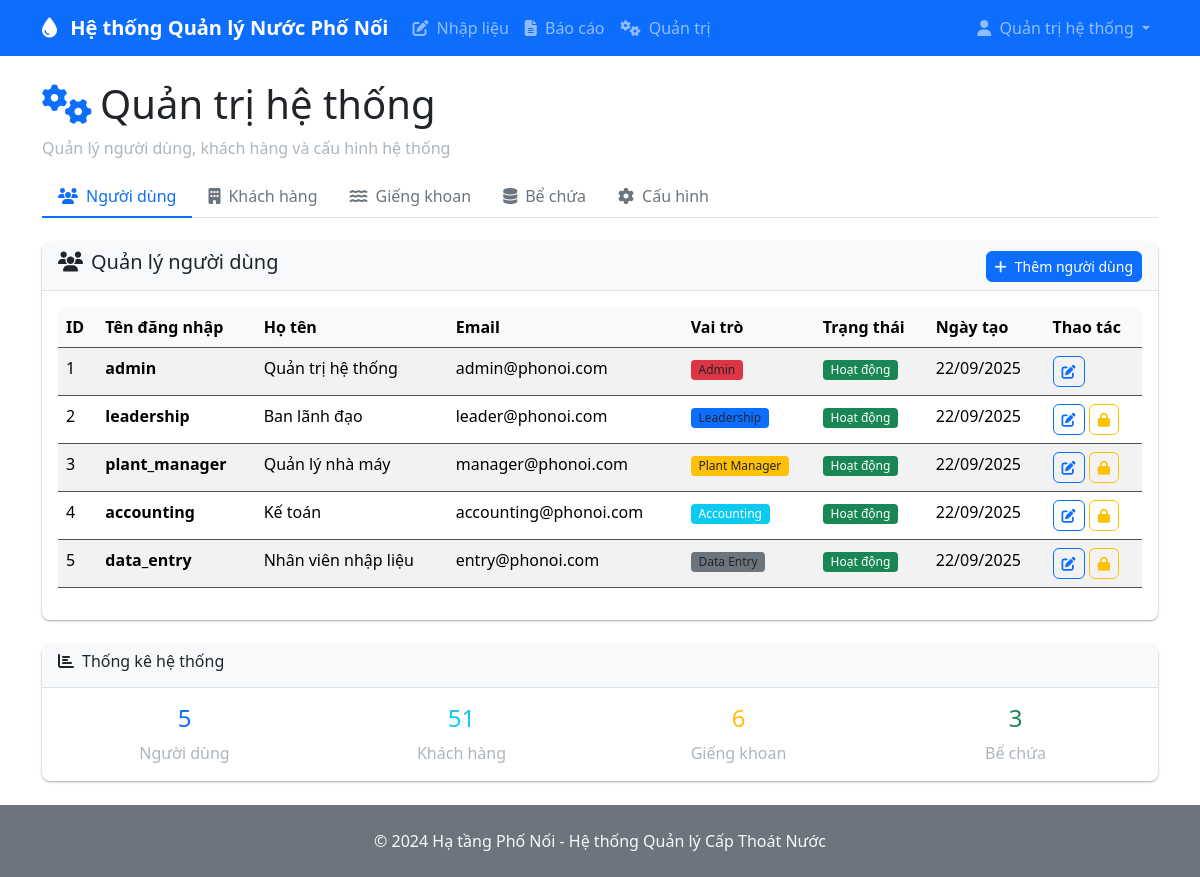
The page /admin (signed in) on the database its author committed.
### models.py (models this page shows)
class User(UserMixin, db.Model):
    id = db.Column(db.Integer, primary_key=True)
    username = db.Column(db.String(64), unique=True, nullable=False)
    email = db.Column(db.String(120), unique=True, nullable=False)
    password_hash = db.Column(db.String(256))
    role = db.Column(Enum(UserRole), nullable=False, default=UserRole.DATA_ENTRY)
    full_name = db.Column(db.String(120))
    created_at = db.Column(db.DateTime, default=datetime.utcnow)
    is_active = db.Column(db.Boolean, default=True)

### routes.py (the view)
@app.route('/admin')
@login_required
def admin():
    if not check_permissions(current_user.role, ['admin']):
        flash('You do not have permission to access this page', 'error')
        return redirect(url_for('dashboard'))
    active_tab = session.pop('active_tab', 'users')
    users = User.query.all()
    customers = Customer.query.all()
    wells = Well.query.all()
    tanks = WaterTank.query.all()
    active_tab=active_tab
    return render_template('admin/admin.html', users=users, customers=customers, active_tab=active_tab, wells=wells, tanks=tanks)

### app.py (called while the page is built)
@login_manager.user_loader
def load_user(user_id):
    from models import User
    return User.query.get(int(user_id))

### utils.py (called while the page is built)
def check_permissions(user_role, allowed_roles):
    if user_role == UserRole.ADMIN:
        return True
    return user_role.value in allowed_roles

### templates/admin/admin.html (shortened to what this page needs)
{% extends "base.html" %}
{% block content %}
<div class="row">
    <div class="col-12">
        <h1><i class="fas fa-cogs text-primary me-2"></i>Quản trị hệ thống</h1>
        <p class="text-muted">Quản lý người dùng, khách hàng và cấu hình hệ thống</p>
    </div>
</div>
<ul class="nav nav-tabs mb-4" id="adminTabs" role="tablist">
    <li class="nav-item" role="presentation">
        <button class="nav-link {% if active_tab=='users' %}active{% endif %}" id="users-tab"
                data-bs-toggle="tab" data-bs-target="#users" type="button" role="tab">
            <i class="fas fa-users me-2"></i>Người dùng
        </button>
    </li>
    <li class="nav-item" role="presentation">
        <button class="nav-link {% if active_tab=='customers' %}active{% endif %}" id="customers-tab"
                data-bs-toggle="tab" data-bs-target="#customers" type="button" role="tab">
            <i class="fas fa-building me-2"></i>Khách hàng
        </button>
    </li>
    <li class="nav-item" role="presentation">
        <button class="nav-link {% if active_tab=='wells' %}active{% endif %}" id="wells-tab"
                data-bs-toggle="tab" data-bs-target="#wells" type="button" role="tab">
            <i class="fas fa-water me-2"></i>Giếng khoan
        </button>
    </li>
    <li class="nav-item" role="presentation">
        <button class="nav-link {% if active_tab=='tanks' %}active{% endif %}" id="tanks-tab"
                data-bs-toggle="tab" data-bs-target="#tanks" type="button" role="tab">
            <i class="fas fa-database me-2"></i>Bể chứa
        </button>
    </li>
    <li class="nav-item" role="presentation">
        <button class="nav-link {% if active_tab=='settings' %}active{% endif %}" id="settings-tab"
                data-bs-toggle="tab" data-bs-target="#settings" type="button" role="tab">
            <i class="fas fa-cog me-2"></i>Cấu hình
        </button>
    </li>
</ul>
<div class="tab-content" id="adminTabsContent">
    <div class="tab-pane fade {% if active_tab=='users' %}show active{% endif %}" id="users" role="tabpanel">
        <div class="card">
            <div class="card-header d-flex justify-content-between align-items-center">
                <h5><i class="fas fa-users me-2"></i>Quản lý người dùng</h5>
                <button class="btn btn-primary btn-sm" data-bs-toggle="modal" data-bs-target="#addUserModal">
                    <i class="fas fa-plus me-2"></i>Thêm người dùng
                </button>
            </div>
            <div class="card-body">
                <div class="table-responsive">
                    <table class="table table-striped">
                        <thead>
                            <tr>
                                <th>ID</th>
                                <th>Tên đăng nhập</th>
                                <th>Họ tên</th>
                                <th>Email</th>
                                <th>Vai trò</th>
                                <th>Trạng thái</th>
                                <th>Ngày tạo</th>
                                <th>Thao tác</th>
                            </tr>
                        </thead>
                        <tbody>
                            {% for user in users %}
                            <tr>
                                <td>{{ user.id }}</td>
                                <td><strong>{{ user.username }}</strong></td>
                                <td>{{ user.full_name or '-' }}</td>
                                <td>{{ user.email }}</td>
                                <td>
                                    <span class="badge bg-{% if user.role.value == 'admin' %}danger{% elif user.role.value == 'leadership' %}primary{% elif user.role.value == 'plant_manager' %}warning{% elif user.role.value == 'accounting' %}info{% else %}secondary{% endif %}">
                                        {{ user.role.value.replace('_', ' ').title() }}
                                    </span>
                                </td>
                                <td>
                                    {% if user.is_active %}
                                    <span class="badge bg-success">Hoạt động</span>
                                    {% else %}
                                    <span class="badge bg-secondary">Vô hiệu</span>
                                    {% endif %}
                                </td>
                                <td>{{ user.created_at.strftime('%d/%m/%Y') if user.created_at else '-' }}</td>
                                <td>
                                    <button class="btn btn-sm btn-outline-primary" title="Chỉnh sửa">
                                        <i class="fas fa-edit"></i>
                                    </button>
                                    {% if user.id != current_user.id %}
                                    <button class="btn btn-sm btn-outline-warning" title="Khóa/Mở khóa">
                                        <i class="fas fa-lock"></i>
                                    </button>
                                    {% endif %}
                                </td>
                            </tr>
                            {% endfor %}
                        </tbody>
                    </table>
                </div>
            </div>
        </div>
    </div>
</div>
<div class="row mt-4">
    <div class="col-12">
        <div class="card">
            <div class="card-header">
                <h6><i class="fas fa-chart-bar me-2"></i>Thống kê hệ thống</h6>
            </div>
            <div class="card-body">
                <div class="row">
                    <div class="col-md-3">
                        <div class="text-center">
                            <h4 class="text-primary">{{ users|length }}</h4>
                            <p class="text-muted mb-0">Người dùng</p>
                        </div>
                    </div>
                    <div class="col-md-3">
                        <div class="text-center">
                            <h4 class="text-info">{{ customers|length }}</h4>
                            <p class="text-muted mb-0">Khách hàng</p>
                        </div>
                    </div>
                    <div class="col-md-3">
                        <div class="text-center">
                            <h4 class="text-warning">{{ wells|length }}</h4>
                            <p class="text-muted mb-0">Giếng khoan</p>
                        </div>
                    </div>
                    <div class="col-md-3">
                        <div class="text-center">
                            <h4 class="text-success">{{ tanks|length }}</h4>
                            <p class="text-muted mb-0">Bể chứa</p>
                        </div>
                    </div>
                </div>
            </div>
        </div>
    </div>
</div>
{% endblock %}

### templates/base.html (shortened to what this page needs)
<!DOCTYPE html>
<html lang="vi" data-bs-theme="light">
<head>
    <link href="https://cdn.jsdelivr.net/npm/bootstrap@5.3.3/dist/css/bootstrap.min.css" rel="stylesheet">
    <link rel="stylesheet" href="https://cdnjs.cloudflare.com/ajax/libs/font-awesome/6.4.0/css/all.min.css">
    <link rel="stylesheet" href="{{ url_for('static', filename='css/custom.css') }}">
</head>
<body>
    <nav class="navbar navbar-expand-lg navbar-dark bg-primary">
        <div class="container">
            <a class="navbar-brand" href="{{ url_for('dashboard') }}">
                <i class="fas fa-tint me-2"></i>
                Hệ thống Quản lý Nước Phố Nối
            </a>
            <div class="collapse navbar-collapse" id="navbarNav">
                <ul class="navbar-nav me-auto">
                    {% if current_user.is_authenticated %}
                    {% if current_user.role.value in ['data_entry', 'plant_manager', 'admin'] %}
                    <li class="nav-item">
                        <a class="nav-link" href="{{ url_for('data_entry') }}">
                            <i class="fas fa-edit me-1"></i> Nhập liệu
                        </a>
                    </li>
                    {% endif %}
                    {% if current_user.role.value in ['accounting', 'plant_manager', 'leadership', 'admin'] %}
                    <li class="nav-item">
                        <a class="nav-link" href="{{ url_for('reports') }}">
                            <i class="fas fa-file-alt me-1"></i> Báo cáo
                        </a>
                    </li>
                    {% endif %}
                    {% if current_user.role.value == 'admin' %}
                    <li class="nav-item">
                        <a class="nav-link" href="{{ url_for('admin') }}">
                            <i class="fas fa-cogs me-1"></i> Quản trị
                        </a>
                    </li>
                    {% endif %}
                    {% endif %}
                </ul>
                {% if current_user.is_authenticated %}
                <ul class="navbar-nav">
                    <li class="nav-item dropdown">
                        <a class="nav-link dropdown-toggle" href="#" role="button" data-bs-toggle="dropdown">
                            <i class="fas fa-user me-1"></i> {{ current_user.full_name or current_user.username }}
                        </a>
                    </li>
                </ul>
                {% endif %}
            </div>
        </div>
    </nav>
    <main class="container my-4">
        {% block content %}{% endblock %}
    </main>
    <footer class="bg-secondary text-light py-4 mt-auto">
        <div class="container text-center">
            <p class="mb-0">&copy; 2024 Hạ tầng Phố Nối - Hệ thống Quản lý Cấp Thoát Nước</p>
        </div>
    </footer>
</body>
</html>

### static/css/custom.css (style rules this page uses)
.table-responsive { border-radius: 8px; overflow: hidden; }
.table th { border-top: none; font-weight: 600; background-color: var(--bs-light); }
.btn { border-radius: 6px; font-weight: 500; }
.card { border: none; box-shadow: 0 1px 3px rgba(0,0,0,0.12), 0 1px 2px rgba(0,0,0,0.24); border-radius: 8px; }
.card-header { background-color: var(--bs-light); border-bottom: 1px solid var(--bs-border-color); border-radius: 8px 8px 0 0 !important; }
.badge { font-weight: 500; border-radius: 4px; }
.navbar-brand { font-weight: 600; }
.nav-tabs .nav-link { border-radius: 8px 8px 0 0; border: none; color: var(--bs-secondary); }
.nav-tabs .nav-link.active { background-color: var(--bs-body-bg); border-bottom: 2px solid var(--bs-primary); color: var(--bs-primary); }
.text-muted { color: #adb5bd !important; }
.table { color: #e9ecef !important; }
.table th { color: #000000 !important; border-color: #495057 !important; }
.table td { border-color: #495057 !important; }
.badge { color: #212529 !important; }
.badge.bg-warning { color: #212529 !important; }
.badge.bg-info { color: #fff !important; }
.badge.bg-success { color: #fff !important; }

### rows shown on the page
User: full_name "Quản trị hệ thống", id "1", username "admin", email "admin@phonoi.com", role.value.replace "Admin", is_active "Hoạt động", created_at "22/09/2025"
User: id "2", username "leadership", full_name "Ban lãnh đạo", email "leader@phonoi.com", role.value.replace "Leadership", is_active "Hoạt động", created_at "22/09/2025"
User: id "3", username "plant_manager", full_name "Quản lý nhà máy", email "manager@phonoi.com", role.value.replace "Plant Manager", is_active "Hoạt động", created_at "22/09/2025"
User: id "4", username "accounting", full_name "Kế toán", email "accounting@phonoi.com", role.value.replace "Accounting", is_active "Hoạt động", created_at "22/09/2025"
User: id "5", username "data_entry", full_name "Nhân viên nhập liệu", email "entry@phonoi.com", role.value.replace "Data Entry", is_active "Hoạt động", created_at "22/09/2025"

### other values the page prints
{{ users|length }} "5"
{{ customers|length }} "51"
{{ wells|length }} "6"
{{ tanks|length }} "3"
